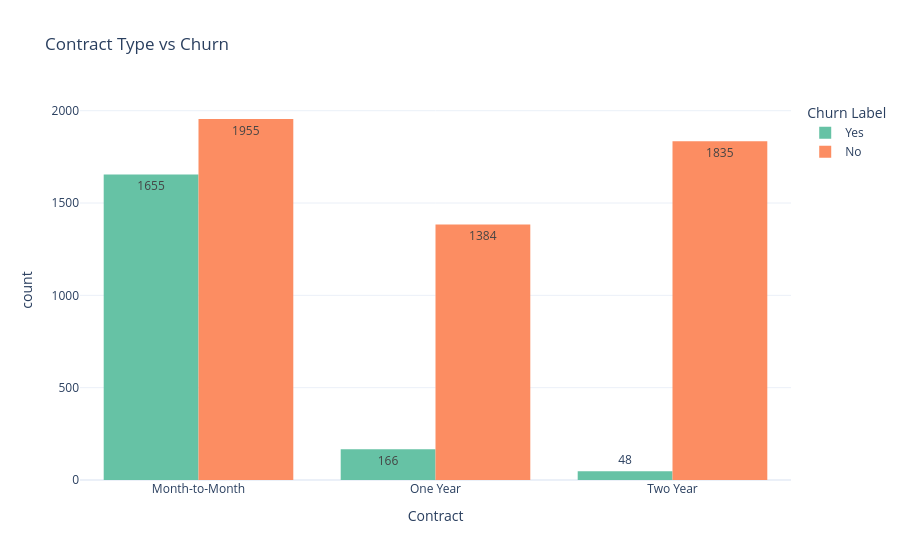

The notebook cell this image was saved under:
### Markdown cell above
## Contract Type vs Churn

This visualization compares customer churn across different contract types.

### Code cell
# Contract Type vs Churn

fig = px.histogram(
    df,
    x="Contract",
    color="Churn Label",
    barmode="group",
    text_auto=True,
    title="Contract Type vs Churn",
    color_discrete_sequence=px.colors.qualitative.Set2
)

fig.update_layout(template="plotly_white")

fig.show()

### Figure 1 — Plotly figure (JSON) as saved in the notebook; plotly's stock layout.template omitted (floating-point values rounded to 4 significant figures; data arrays with more than 128 entries replaced by an {"elided": "..."} marker saying what was removed)
{"data": [{"alignmentgroup": "True", "bingroup": "x", "hovertemplate": "Churn Label=Yes<br>Contract=%{x}<br>count=%{y}<extra></extra>", "legendgroup": "Yes", "marker": {"color": "rgb(102,194,165)", "pattern": {"shape": ""}}, "name": "Yes", "offsetgroup": "Yes", "orientation": "v", "showlegend": true, "texttemplate": "%{value}", "type": "histogram", "x": {"elided": "1869 str values"}, "xaxis": "x", "yaxis": "y"}, {"alignmentgroup": "True", "bingroup": "x", "hovertemplate": "Churn Label=No<br>Contract=%{x}<br>count=%{y}<extra></extra>", "legendgroup": "No", "marker": {"color": "rgb(252,141,98)", "pattern": {"shape": ""}}, "name": "No", "offsetgroup": "No", "orientation": "v", "showlegend": true, "texttemplate": "%{value}", "type": "histogram", "x": {"elided": "5174 str values"}, "xaxis": "x", "yaxis": "y"}], "layout": {"barmode": "group", "legend": {"title": {"text": "Churn Label"}, "tracegroupgap": 0}, "title": {"text": "Contract Type vs Churn"}, "xaxis": {"anchor": "y", "domain": [0, 1], "title": {"text": "Contract"}}, "yaxis": {"anchor": "x", "domain": [0, 1], "title": {"text": "count"}}}}
